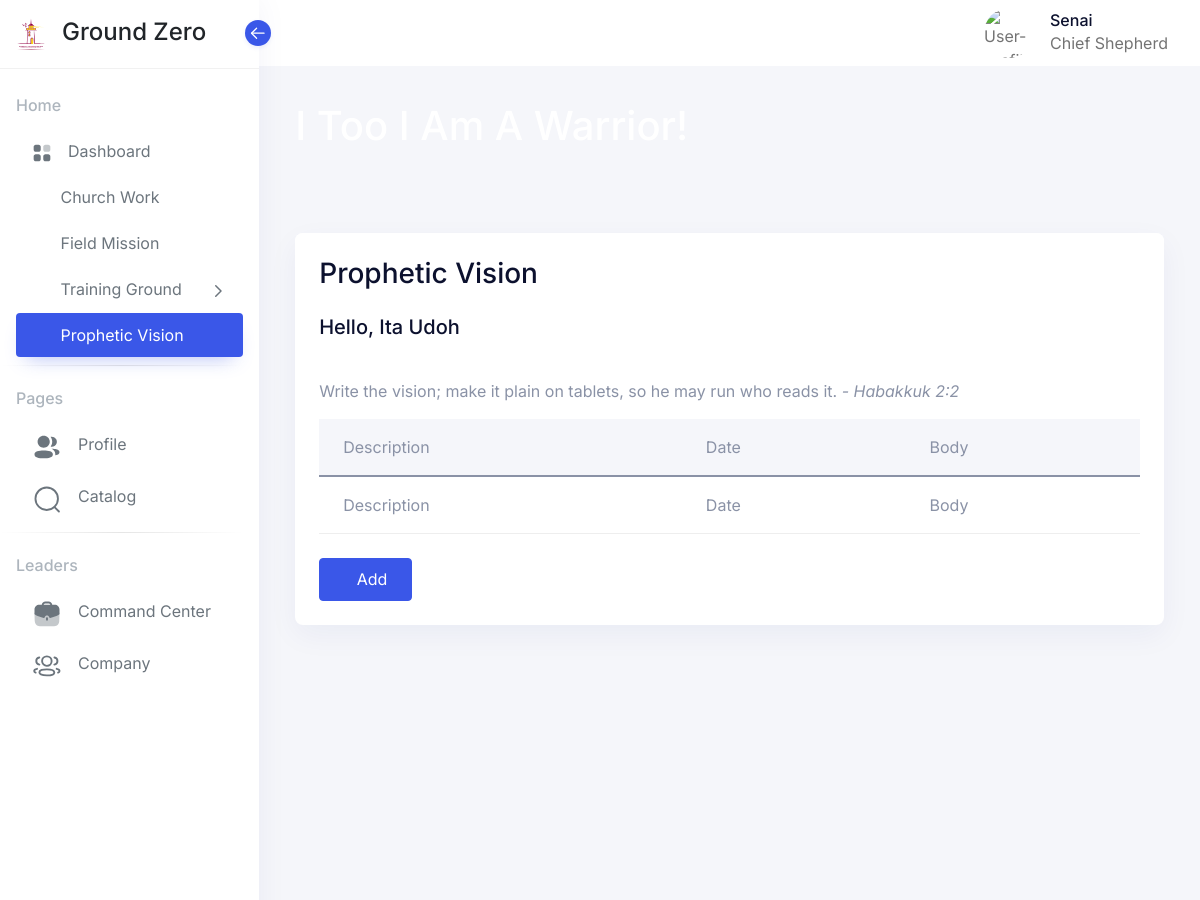
Before: /prophetic-vision/ (signed in, upper part) with the older database file.
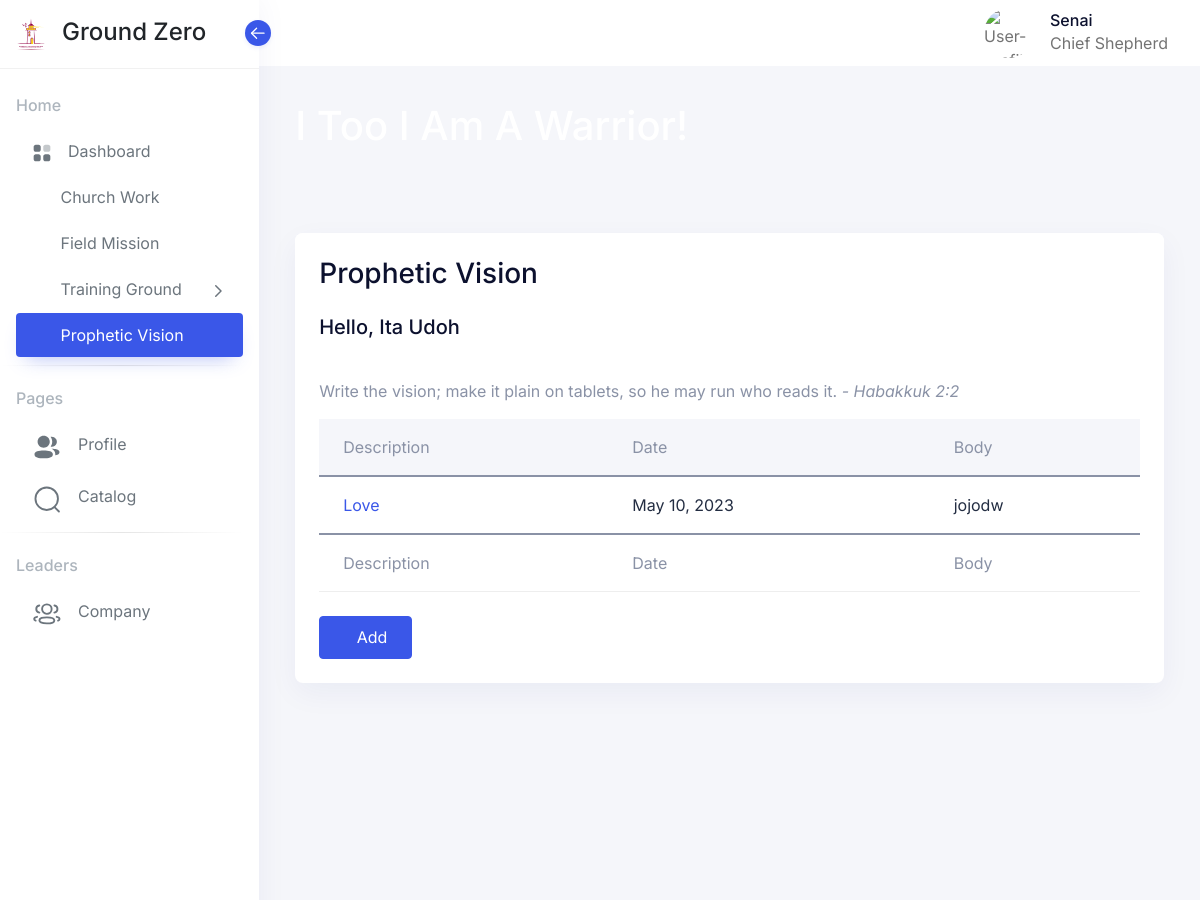
After: the same page with the newer database file.
### prophetic_vision/models.py (models this page shows, shortened)
class PropheticVision(models.Model):
    username = models.ForeignKey(settings.AUTH_USER_MODEL, on_delete=models.CASCADE, to_field='username')
    date = models.DateField(default=timezone.now)
    title = models.CharField(max_length=1000, null=True, blank=True)
    description = models.TextField(null=True, blank=True)
    body = models.TextField()
    def get_absolute_url(self):
        return reverse("prophetic_vision:detail", args=[self.username.username, self.date.month,
                       self.date.year, self.id])
    class Meta:
        ordering = ('-date', )

### prophetic_vision/views.py (the view, shortened to what this page needs)
# urls.py: path('', PropheticVisionListView.as_view(), name='list'),
class PropheticVisionListView(LoginRequiredMixin, ListView):
    login_url = reverse_lazy('users-login')
    template_name = 'dashboard/table/table-data.html'
    context_object_name = 'lists'
    def get_queryset(self):
        username = get_object_or_404(get_user_model(), username=self.request.user.username)
        return PropheticVision.objects.filter(username=username).order_by('-date')
    def get_context_data(self, **kwargs):
        context = super().get_context_data(**kwargs)
        context['category'] = 'Prophetic Vision'
        context['user'] = self.request.user
        context['title'] = title
        return context

### templates/dashboard/table/table-data.html (shortened to what the changed rows need)
{% extends 'dashboard/index.html' %}
{% load static %}
{% load extra_tags %}
{% block content %}
    <div class="conatiner-fluid content-inner mt-n5 py-0">
       <div class="row">
          <div class="col-sm-12">
             <div class="card">
                <div class="card-body">
                   <div class="table-responsive">
                      <table id="datatable" class="table table-striped" data-toggle="data-table">
                         <thead>
                            <tr>
                                {% if category == 'Bible Reading' %}
                                    <th>Bible Passage</th>
                                    <th>Comment</th>
                                    <th>Status</th>
                                    <th>Date</th>
                                {% elif category == 'Prayer Marathon' %}
                                    <th>Comment</th>
                                    <th>Date</th>
                                {% elif category == 'Evangelism' %}
                                    <td>Field of Visit</td>
                                    <td>No led to Christ / Week</td>
                                    <td>No Followed up</td>
                                    <td>No of Holy Spirit Baptism</td>
                                    <td>No of People Prayed</td>
                                {% elif category == 'Prophetic Vision' %}
                                    <td>Description</td>
                                    <td>Date</td>
                                    <td>Body</td>
                                {% endif %}
                            </tr>
                         </thead>
                         <tbody>
                            {% for item in lists %}
                                {% if category == 'Bible Reading' %}
                                    <tr>
                                        <td><a href="{{ item.get_absolute_url }}">{{ item.bible_passage }}</a></td>
                                        <td>{{ item.comment|truncatewords:"5" }}</td>
                                        {% if item.status == 'completed' %}
                                            <td><p class="text-success" style="font-size: 12px">Completed</p></td>
                                        {% elif item.status == 'in_progress' %}
                                            <td><p class="text-warning" style="font-size: 12px">In Progress</p></td>
                                        {% elif item.status == 'not_started' %}
                                            <td><p class="text-danger" style="font-size: 12px">Not Started</p></td>
                                        {% endif %}
                                        <td>{{ item.date }}</td>
                                    </tr>
                                {% elif category == 'Prayer Marathon' %}
                                    <tr>
                                        <td><a href="{{ item.get_absolute_url }}">{{ item.comment|truncatewords:"10" }}</a></td>
                                        <td>{{ item.date }}</td>
                                    </tr>
                                {% elif category == 'Prophetic Vision' %}
                                    <tr>
                                        <td><a href="{{ item.get_absolute_url }}">{{ item.description|truncatewords:"7" }}</a></td>
                                        <td>{{ item.date }}</td>
                                        <td>{{ item.body|truncatewords:"5" }}</td>
                                    </tr>
                                {% endif %}
                            {% endfor %}
                         </tbody>
                      </table>
                   </div>
                </div>
             </div>
          </div>
       </div>
    </div>
{% endblock content %}

### templates/dashboard/index.html (shortened to what the changed rows need)
{% load static %}
{% load extra_tags %}
<!doctype html>
<html lang="en" dir="ltr">
  <head>
      {% include 'includes/vendor_css.html' %}
  </head>
  <body class="  ">
    <aside class="sidebar sidebar-default navs-rounded-all ">
        <div class="sidebar-body pt-0 data-scrollbar">
            <div class="sidebar-list">
                {% block navbar %}
                    <ul class="navbar-nav iq-main-menu" id="sidebar-menu">
                        {% if user.permission.head_of_department %}
                            <li class="nav-item">
                                <a class="nav-link" href="{% url 'hod_reports:dashboard' %}" target="_blank">
                                    <i class="icon">
                                    </i>
                                    <span class="item-name">Command Center</span>
                                </a>
                            </li>
                        {% endif %}
                    </ul>
                {% endblock navbar %}
            </div>
        </div>
    </aside>    <main class="main-content">
      <div class="position-relative iq-banner">
          {% block blue_background_heading %}
          <div class="iq-navbar-header" style="height: 215px;">
              <div class="container-fluid iq-container">
                  <div class="row">
                      {% block welcome_text %}
                          <div class="col-md-12">
                              <div class="flex-wrap d-flex justify-content-between align-items-center">
                                  <div>
                                      <h1>I Too I Am A Warrior!</h1>
                                  </div>
                              </div>
                          </div>
                      {% endblock welcome_text %}
                  </div>
              </div>
          </div>
         {% endblock blue_background_heading %}
      </div>
      {% block content %}{% endblock content %}
          </main>
  </body>
</html>

Changed rows visible on the page:
added PropheticVision: description "Love", date "May 10, 2023", body "jojodw"
Other visible differences:
text no longer shown: "Command Center"
